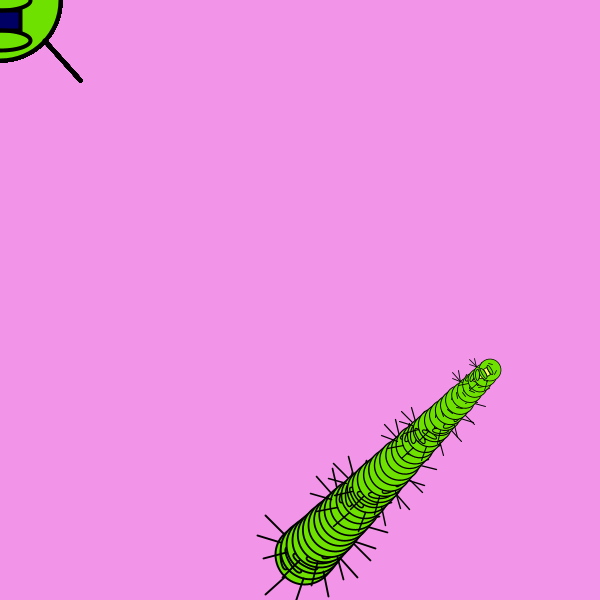
Frame 1 (no input)
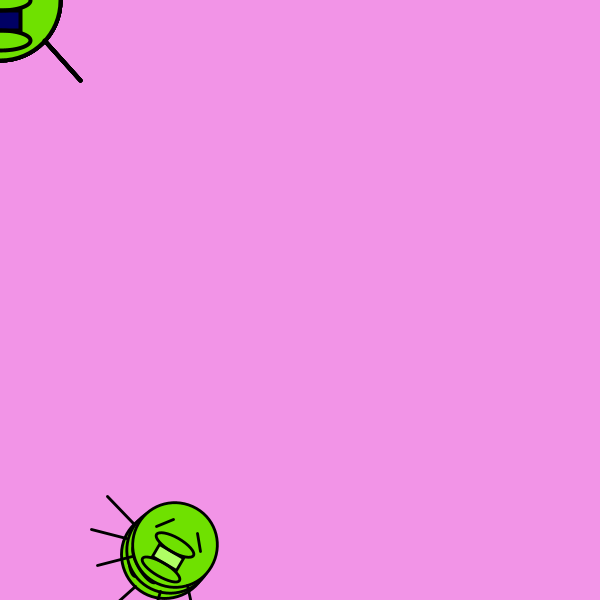
Frame 60 (the mouse pressed at the canvas centre just before this capture)
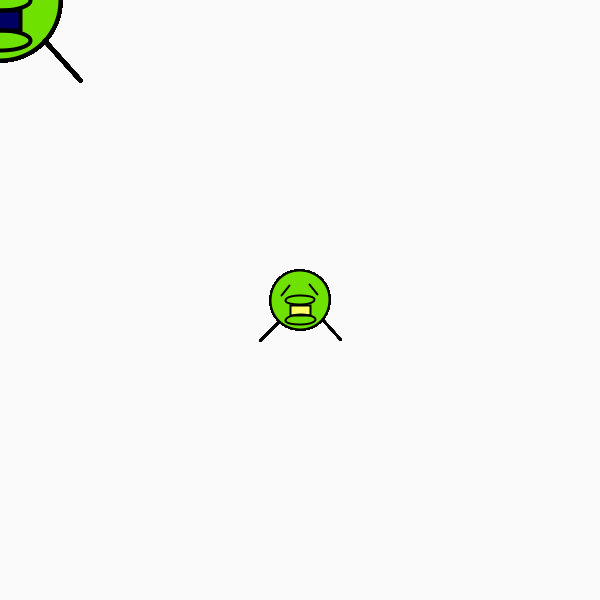
Frame 120 (the mouse held since frame 60 and released just before this capture)

The Processing sketch that drew these frames (run headless with seeded random() and noise(); from frame 60 on, the mouse is pressed at the canvas centre):

// Processing sketch: processing_108450
// ── processing_108450.pde

float x, y;
float vx, vy ;
float ay;
int[] xx = new int[100] ;
int[] yy = new int[100] ;

void setup() {
  size(600, 600);
  x = 0 ;
  y = 250 ;
  vx = 5 ;
  vy = 5 ;
  ay=0.5;
}

void draw() {
  background(250);
  
 for(int i=99; i>0; i--){
    xx[i]=xx[i-1];
    yy[i]=yy[i-1];
  chara(int(x), int( y));

  x = x + vx ;
  y = y + vy ;
  
  if (x > 600) {
  vx = -vx;
  background(#D0E67C);
}
if (x <- 5) {
  vx = -vx;
  background(#7CCDE6);
}
if (y > 550) { 
  vy = -vy;
  background(#F294E7);
} 

 
if (y < -5) 
{
  vy = -vy;
  background(#E67C7C);
}
 
  xx[0]=mouseX;
  yy[0]=mouseY;
  
  chara(xx[99],yy[99]);
  chara(xx[0],yy[0]);
 }

  
  

  if (mousePressed) {
    if ((mouseX > x-50) && (mouseX < x+50) && (mouseY > y-50) && (mouseY < y+50)); 
    x = mouseX ;
    y = mouseY ;
    vx = 0 ;
    vy = 0 ;
    
  }

  }
void mouseReleased() {
  vx = mouseX - pmouseX ;
  vy =mouseY -pmouseY ;

  vx = vx*0.2 ;
  vy = vy*0.2 ;


}

void chara(int a, int b) {
  pushMatrix();
  translate(a, b);
  stroke(0);
  strokeWeight(2);
  fill(255);

  scale(map(a, 0, 600, 2, 0));
  rotate(map(b, 0, 600, 0, radians(3600)));
 
translate(-50,-50);
  fill(111, 225, 000);
  ellipse(50, 50, 60, 60);
  //me
  line(40, 35, 32, 45);
  line(60, 35, 68, 45);
  //kuchi
  fill(a, b, 100);
  rect(40, 55, 20, 10);
  fill(111.225, 000);
  ellipse(50, 50, 30, 10);
  ellipse(50, 70, 30, 10);
  //ashi
  line(72, 70, 90, 90);
  line(28, 72, 10, 90);



  popMatrix();
}
